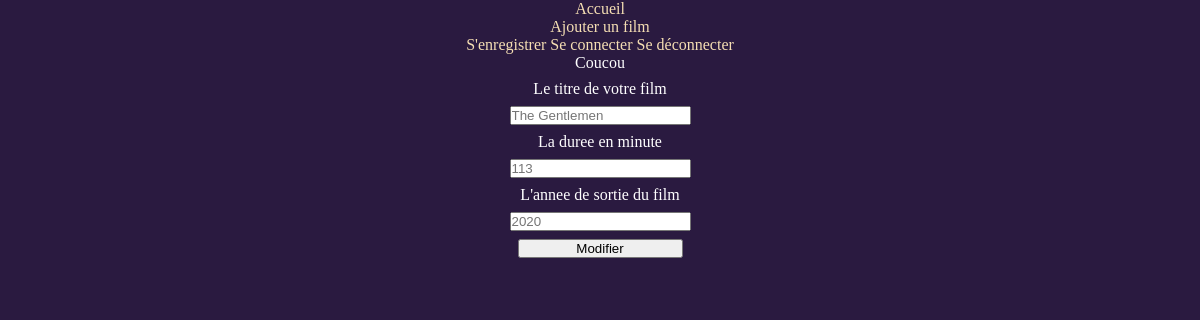
The page /modifier.php?id=7 on the database its author committed.
### tables this page shows
CREATE TABLE IF NOT EXISTS `film` (
  `id` int NOT NULL AUTO_INCREMENT,
  `titre` varchar(255) DEFAULT NULL,
  `duree` int DEFAULT NULL,
  `date_de_sortie` int DEFAULT NULL,
  `userfile` varchar(255) DEFAULT NULL,
  PRIMARY KEY (`id`)
);

### modifier.php (the view, shortened to what this page needs)
<?php
    $bdd = new PDO('mysql:host=localhost;dbname=film;charset=utf8','root','');
    if (isset($_GET['id'])) {
        $id = htmlspecialchars($_GET['id']);
        $requestfetch = $bdd ->prepare('    SELECT *
                                            FROM film
                                            WHERE id = :id');
        $requestfetch->execute([
            'id' =>$id
        ]);
        $data = $requestfetch->fetch();
    }
?>
<!DOCTYPE html>
<html lang="fr">
<head>
    <link rel="stylesheet" href="assets/css/style.css">
</head>
<body>
    <?php include "nav.php" ?>
    <form action="modifier.php?id=<?php echo $data['id'] ?>" method="POST">
        <label for="titre">Le titre de votre film</label>
        <input type="text" id="titre" name="titre" placeholder="<?php echo $data['titre'] ;?>">
        <label for="duree">La duree en minute</label>
        <input type="number" id="duree" name="duree" placeholder="<?php echo $data['duree'];?>">
        <label for="date_de_sortie">L'annee de sortie du film</label>
        <input type="text" id="date_de_sortie" name="date_de_sortie" placeholder="<?php echo $data['date_de_sortie'] ;?>">
        <button>Modifier</button>
    </form>
</body>
</html>

### assets/css/style.css (style rules this page uses)
* { margin:0;padding:0;text-decoration:none;list-style:none }
body { background-color:#2a1a40;display:flex;justify-content:center;align-items:center;flex-direction:column;color:#fff;text-align:center }
body form { display:flex;flex-direction:column }
body form label,body form button { margin:.5rem }

### rows shown on the page
film: titre "The Gentlemen", duree "113", date_de_sortie "2020"
